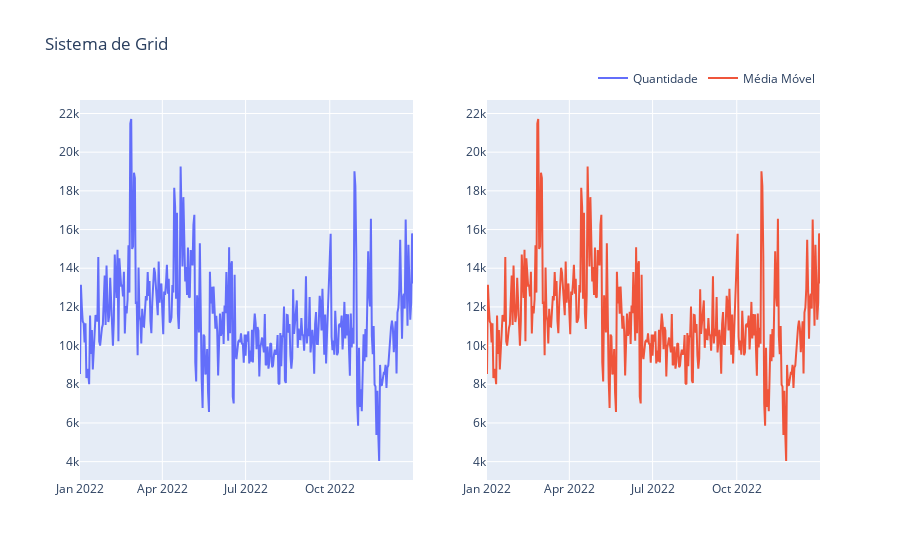

Notebook code for this chart:
### Code cell
# Sistema Grid

Grid = make_subplots(rows = 1, cols = 2)

Grid.add_trace(go.Scatter(
    x = Multas_Dia['Data'], 
    y = Multas_Dia['Quantidade'],
    mode = 'lines', name = 'Quantidade'), row = 1, col = 1)

Grid.add_trace(go.Scatter(
    x = Multas_Dia['Data'], 
    y = Multas_Dia['Quantidade'],
    mode = 'lines', name = 'Média Móvel'), row = 1, col = 2)

Grid.update_layout(
    title = 'Sistema de Grid',
    showlegend = True,
    legend = dict(
        orientation = 'h',
        yanchor = 'bottom',
        y = 1.02,
        xanchor = 'right',
        x = 1
    )
)

Grid

### Figure 1 — Plotly figure (JSON) as saved in the notebook; plotly's stock layout.template omitted (floating-point values rounded to 4 significant figures; data arrays with more than 128 entries replaced by an {"elided": "..."} marker saying what was removed)
{"data": [{"mode": "lines", "name": "Quantidade", "type": "scatter", "x": {"elided": "365 str values"}, "xaxis": "x", "y": {"elided": "365 int values"}, "yaxis": "y"}, {"mode": "lines", "name": "Média Móvel", "type": "scatter", "x": {"elided": "365 str values"}, "xaxis": "x2", "y": {"elided": "365 int values"}, "yaxis": "y2"}], "layout": {"legend": {"orientation": "h", "x": 1, "xanchor": "right", "y": 1.02, "yanchor": "bottom"}, "showlegend": true, "title": {"text": "Sistema de Grid"}, "xaxis": {"anchor": "y", "domain": [0, 0.45]}, "xaxis2": {"anchor": "y2", "domain": [0.55, 1]}, "yaxis": {"anchor": "x", "domain": [0, 1]}, "yaxis2": {"anchor": "x2", "domain": [0, 1]}}}
